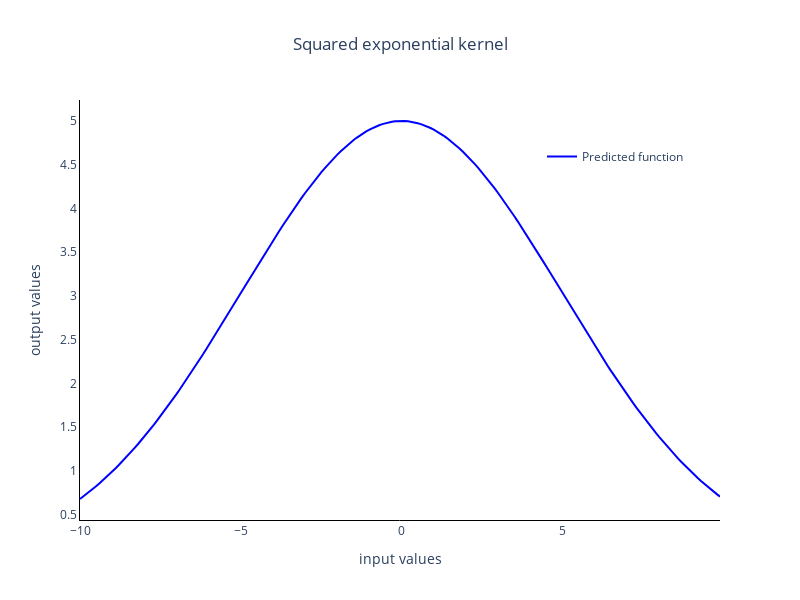

The notebook cell saved with this chart:
### Code cell
x_lines = jnp.arange(-10, 10, 0.1)
kernel = SquaredExponentialKernel(length=5, sigma_f=5)

fig0 = go.FigureWidget(data=[
    line_scatter(
        x_lines=x_lines,
        y_lines=jnp.array([kernel(x, 0) for x in x_lines]),
    )
])

fig0 = update_layout_of_graph(fig0, title='Squared exponential kernel')
fig0

### Figure 1 — Plotly figure (JSON) as saved in the notebook; plotly's stock layout.template omitted (floating-point values rounded to 4 significant figures; data arrays with more than 128 entries replaced by an {"elided": "..."} marker saying what was removed)
{"data": [{"line": {"color": "blue", "width": 2}, "name": "Predicted function", "showlegend": true, "visible": true, "x": {"elided": "200 float values"}, "y": {"elided": "200 float values"}, "type": "scatter", "uid": "6a8d2418-b55b-4489-9651-4978a4240756"}], "layout": {"width": 800, "height": 600, "autosize": false, "plot_bgcolor": "rgba(0,0,0,0)", "title": {"text": "Squared exponential kernel", "x": 0.5, "xanchor": "center"}, "legend": {"yanchor": "top", "y": 0.9, "xanchor": "right", "x": 0.95}, "xaxis": {"title": {"text": "input values"}, "showline": true, "linewidth": 1, "linecolor": "black"}, "yaxis": {"title": {"text": "output values"}, "showline": true, "linewidth": 1, "linecolor": "black"}}}
